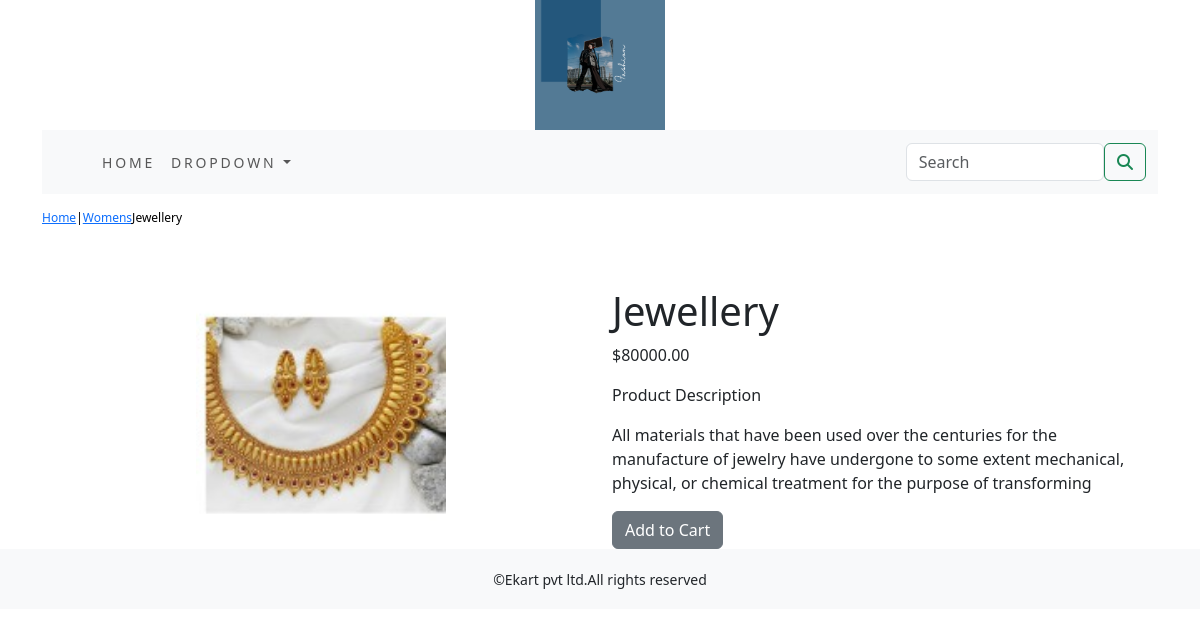
Screenshot of /ecommerceapp/women/jewellery/ with the database file from the repository.
### ecommerceapp/models.py (models this page shows, shortened)
class Product(models.Model):
    objects = None
    name = models.CharField(max_length=250, unique=True)
    slug = models.SlugField(max_length=250, unique=True)
    description = models.TextField(blank=True)
    price = models.DecimalField(max_digits=10, decimal_places=2)
    category = models.ForeignKey(Category, on_delete=models.CASCADE)
    image = models.ImageField(upload_to='product', blank=True)
    stock = models.IntegerField()
    available = models.BooleanField(default=True)
    created = models.DateTimeField(auto_now_add=True)
    updated = models.DateTimeField(auto_now=True)
    class Meta:
        ordering = ('name',)
        verbose_name = 'product'
        verbose_name_plural = 'products'

class Category(models.Model):
    name = models.CharField(max_length=250, unique=True)
    slug = models.SlugField(max_length=250, unique=True)
    description = models.TextField(blank=True)
    image = models.ImageField(upload_to='category', blank=True)
    class Meta:
        ordering = ('name',)
        verbose_name = 'category'
        verbose_name_plural = 'categories'
    def get_url(self):
        return reverse('ecommerceapp:products_by_category', args=[self.slug])
    def __str__(self):
        return '{}'.format(self.name)

### ecommerceapp/views.py (the view)
# urls.py: path('<slug:c_slug>/<slug:product_slug>/',views.proDetail,name='ProdCatdetail')
def proDetail(request,c_slug,product_slug):
    try:
        product = Product.objects.get(category__slug=c_slug, slug=product_slug)
    except Exception as e:
        raise e
    return render(request, 'product.html', {'product': product})

### cart/context_processors.py (called while the page is built)
def counter(request):
    item_count = 0
    if 'admin' in request.path:
        return {}
    else:
        try:
            cart = Cart.objects.filter(cart_id=_cart_id(request))
            car_items = CartItem.objects.all().filter(cart=cart[:1])
            for cart_item in car_items:
                item_count += cart_item.quantity
        except Cart.DoesNotExist:
            item_count = 0
    return dict(item_count=item_count)

### cart/views.py (called while the page is built)
def _cart_id(request):
    cart = request.session.session_key
    if not cart:
        cart = request.session.create()
    return cart

### ecommerceapp/context_processors.py (called while the page is built)
def menu_links(request):
    links = Category.objects.all()
    return dict(links=links)

### templates/product.html (shortened to what this page needs)
{% extends 'base.html' %}
{% load static %}
{% block content %}
<div class="row my_prod_row_class">
    <div class="mx_auto">
        <p><a href="{% url 'ecommerceapp:allProdCart' %}">Home</a>|<a href="{{product.category.grt_url}}">{{product.category}}</a>{{product.name}}</p>
    </div>
</div>
<div class="container"><br>
    <div class="row">
        <div class="col-12 col-sm-12 col-md-12 col-lg-6 text-center">
             <div style="min-width:18rem">
                <img src="{{product.image.url}}" alt="{{product.name}}" width="250px" height="250px" >
             </div>
        </div>
        <div class="col-12 col-sm-12 col-md-12 col-lg-6">
            <div>
                <h1 class="my_prod_title">{{product.name}}</h1>
                <p>${{product.price}}</p>
                <p class="my_title">Product Description</p>
                <p class="text-justify my_prod_text">{{product.description}}</p>
                {% if product.stock <= 0 %}
                <p class="text-justify my_prod_text"><b>Out of stock</b></p>
                {% else %}
                <a class="btn btn-secondary" href="{% url 'cart:add_cart' product.id %}">Add to Cart</a>
                {% endif %}
            </div>
         </div>
    </div>
</div>
{% endblock %}

### static/css/custom.css (style rules this page uses)
body { font-family: 'Barlow', sans-serif; }
.my_title { font-size:16px; text_transform:uppercase; letter_spacing:.2em; }
.my_prod_row_class { padding-top:15px; padding-bottom:20px; }
.my_prod_row_class { color:#000; font-size:12px; text-decoration:none; }
.my_prod_text { padding-right:20px; }

### rows the page displays
Product: category "Womens", name "Jewellery", image (picture), price "80000.00", description "All materials that have been used over the centuries for the manufacture of jewelry have undergone to some extent mechanical, physical, or chemical treatment for the purpose of transforming"
